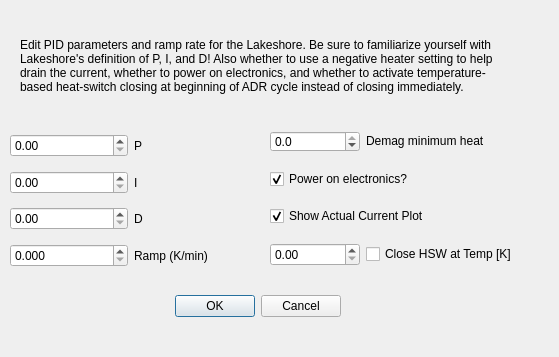
<?xml version="1.0" encoding="UTF-8"?>
<ui version="4.0">
 <class>Dialog</class>
 <widget class="QDialog" name="Dialog">
  <property name="geometry">
   <rect>
    <x>0</x>
    <y>0</y>
    <width>559</width>
    <height>357</height>
   </rect>
  </property>
  <property name="windowTitle">
   <string>Dialog</string>
  </property>
  <widget class="QDialogButtonBox" name="buttonBox">
   <property name="geometry">
    <rect>
     <x>0</x>
     <y>290</y>
     <width>341</width>
     <height>32</height>
    </rect>
   </property>
   <property name="orientation">
    <enum>Qt::Horizontal</enum>
   </property>
   <property name="standardButtons">
    <set>QDialogButtonBox::Cancel|QDialogButtonBox::Ok</set>
   </property>
  </widget>
  <widget class="QLabel" name="label">
   <property name="geometry">
    <rect>
     <x>20</x>
     <y>10</y>
     <width>491</width>
     <height>111</height>
    </rect>
   </property>
   <property name="text">
    <string>Edit PID parameters and ramp rate for the Lakeshore. Be sure to familiarize yourself with Lakeshore's definition of P, I, and D! Also whether to use a negative heater setting to help drain the current, whether to power on electronics, and whether to activate temperature-based heat-switch closing at beginning of ADR cycle instead of closing immediately.</string>
   </property>
   <property name="wordWrap">
    <bool>true</bool>
   </property>
  </widget>
  <widget class="QWidget" name="verticalLayoutWidget">
   <property name="geometry">
    <rect>
     <x>10</x>
     <y>130</y>
     <width>241</width>
     <height>141</height>
    </rect>
   </property>
   <layout class="QVBoxLayout" name="verticalLayout">
    <item>
     <layout class="QHBoxLayout" name="horizontalLayout">
      <item>
       <widget class="QDoubleSpinBox" name="spinbox_p"/>
      </item>
      <item>
       <widget class="QLabel" name="label_2">
        <property name="text">
         <string>P</string>
        </property>
       </widget>
      </item>
     </layout>
    </item>
    <item>
     <layout class="QHBoxLayout" name="horizontalLayout_3">
      <item>
       <widget class="QDoubleSpinBox" name="spinbox_i"/>
      </item>
      <item>
       <widget class="QLabel" name="label_4">
        <property name="text">
         <string>I</string>
        </property>
       </widget>
      </item>
     </layout>
    </item>
    <item>
     <layout class="QHBoxLayout" name="horizontalLayout_4">
      <item>
       <widget class="QDoubleSpinBox" name="spinbox_d"/>
      </item>
      <item>
       <widget class="QLabel" name="label_5">
        <property name="text">
         <string>D</string>
        </property>
       </widget>
      </item>
     </layout>
    </item>
    <item>
     <layout class="QHBoxLayout" name="horizontalLayout_2">
      <item>
       <widget class="QDoubleSpinBox" name="spinbox_ramp">
        <property name="decimals">
         <number>3</number>
        </property>
       </widget>
      </item>
      <item>
       <widget class="QLabel" name="label_3">
        <property name="text">
         <string>Ramp (K/min)</string>
        </property>
       </widget>
      </item>
     </layout>
    </item>
   </layout>
  </widget>
  <widget class="QWidget" name="layoutWidget">
   <property name="geometry">
    <rect>
     <x>270</x>
     <y>120</y>
     <width>343</width>
     <height>157</height>
    </rect>
   </property>
   <layout class="QVBoxLayout" name="verticalLayout_2">
    <item>
     <layout class="QHBoxLayout" name="horizontalLayout_6">
      <property name="sizeConstraint">
       <enum>QLayout::SetMinAndMaxSize</enum>
      </property>
      <item>
       <widget class="QDoubleSpinBox" name="spinbox_demag_min">
        <property name="enabled">
         <bool>true</bool>
        </property>
        <property name="sizePolicy">
         <sizepolicy hsizetype="Maximum" vsizetype="Minimum">
          <horstretch>0</horstretch>
          <verstretch>0</verstretch>
         </sizepolicy>
        </property>
        <property name="minimumSize">
         <size>
          <width>84</width>
          <height>21</height>
         </size>
        </property>
        <property name="maximumSize">
         <size>
          <width>90</width>
          <height>24</height>
         </size>
        </property>
        <property name="baseSize">
         <size>
          <width>0</width>
          <height>0</height>
         </size>
        </property>
        <property name="decimals">
         <number>1</number>
        </property>
        <property name="minimum">
         <double>-10.000000000000000</double>
        </property>
        <property name="maximum">
         <double>0.000000000000000</double>
        </property>
        <property name="singleStep">
         <double>0.100000000000000</double>
        </property>
       </widget>
      </item>
      <item>
       <widget class="QLabel" name="label_7">
        <property name="sizePolicy">
         <sizepolicy hsizetype="Preferred" vsizetype="Maximum">
          <horstretch>0</horstretch>
          <verstretch>0</verstretch>
         </sizepolicy>
        </property>
        <property name="text">
         <string>Demag minimum heat</string>
        </property>
       </widget>
      </item>
     </layout>
    </item>
    <item>
     <widget class="QCheckBox" name="check_power_on">
      <property name="text">
       <string>Power on electronics?</string>
      </property>
      <property name="checked">
       <bool>true</bool>
      </property>
     </widget>
    </item>
    <item>
     <widget class="QCheckBox" name="check_show_actual_current">
      <property name="text">
       <string>Show Actual Current Plot</string>
      </property>
      <property name="checked">
       <bool>true</bool>
      </property>
     </widget>
    </item>
    <item>
     <layout class="QHBoxLayout" name="horizontalLayout_5">
      <item>
       <widget class="QDoubleSpinBox" name="spinbox_hsw_temp">
        <property name="sizePolicy">
         <sizepolicy hsizetype="Maximum" vsizetype="Fixed">
          <horstretch>0</horstretch>
          <verstretch>0</verstretch>
         </sizepolicy>
        </property>
        <property name="maximumSize">
         <size>
          <width>90</width>
          <height>16777215</height>
         </size>
        </property>
       </widget>
      </item>
      <item>
       <widget class="QCheckBox" name="check_hsw_temp">
        <property name="text">
         <string>Close HSW at Temp [K]</string>
        </property>
       </widget>
      </item>
     </layout>
    </item>
   </layout>
  </widget>
 </widget>
 <resources/>
 <connections>
  <connection>
   <sender>buttonBox</sender>
   <signal>accepted()</signal>
   <receiver>Dialog</receiver>
   <slot>accept()</slot>
   <hints>
    <hint type="sourcelabel">
     <x>248</x>
     <y>254</y>
    </hint>
    <hint type="destinationlabel">
     <x>157</x>
     <y>274</y>
    </hint>
   </hints>
  </connection>
  <connection>
   <sender>buttonBox</sender>
   <signal>rejected()</signal>
   <receiver>Dialog</receiver>
   <slot>reject()</slot>
   <hints>
    <hint type="sourcelabel">
     <x>316</x>
     <y>260</y>
    </hint>
    <hint type="destinationlabel">
     <x>286</x>
     <y>274</y>
    </hint>
   </hints>
  </connection>
 </connections>
</ui>
